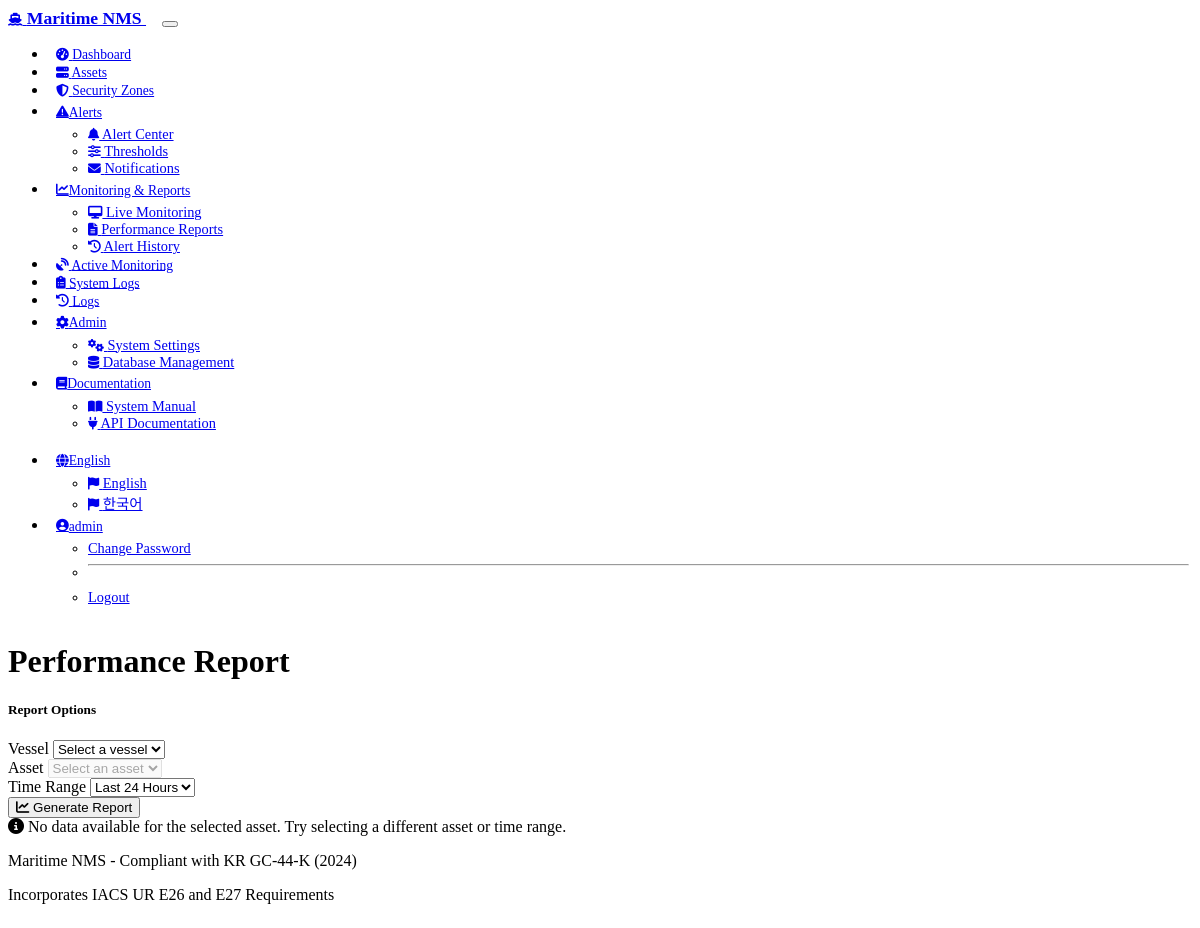
Page /reports/performance?asset_id=1 (signed in) on the earlier database version.
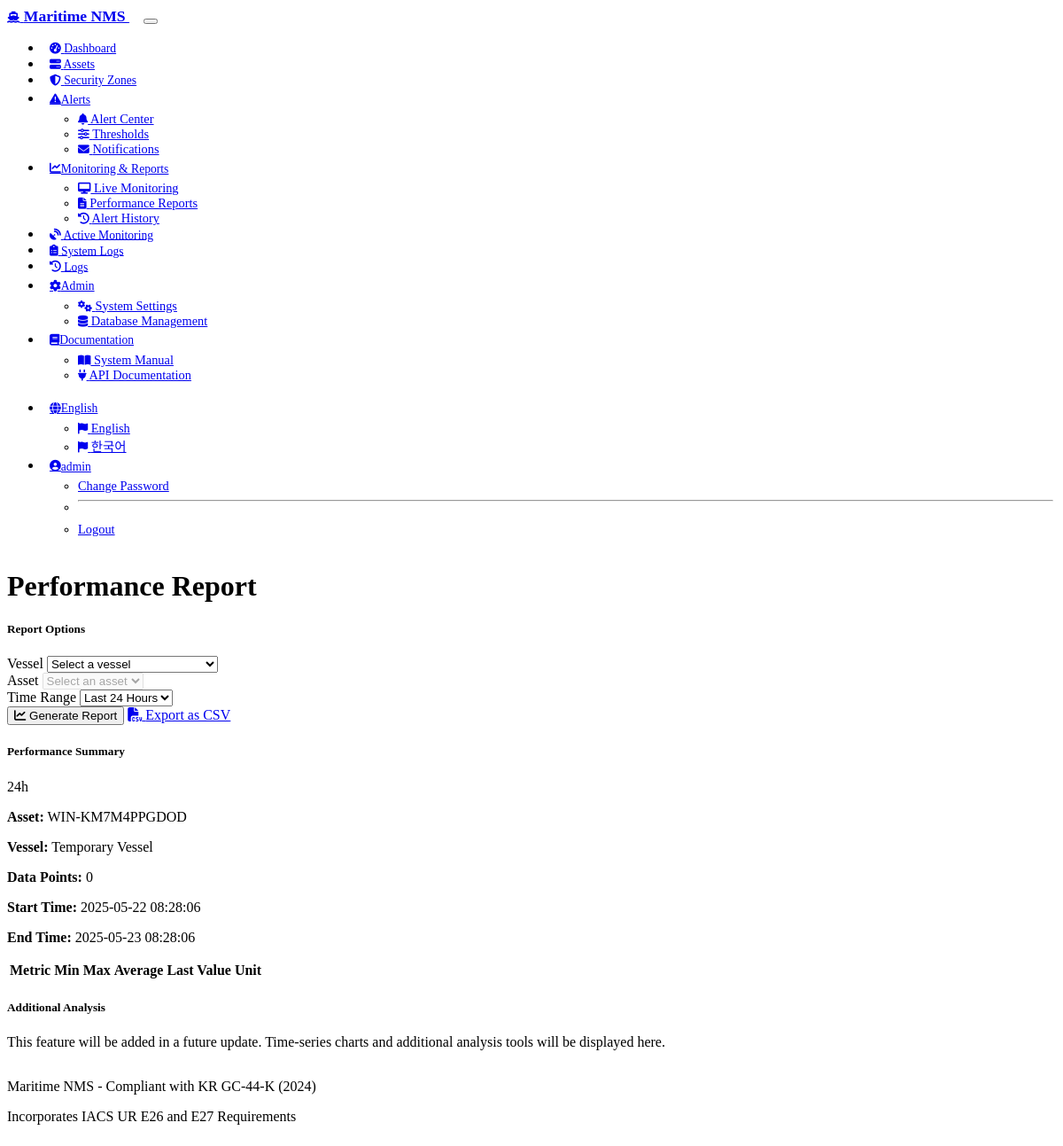
Same page on the later database version.
### models.py (models this page shows, shortened)
class CBSAsset(db.Model):
    id = db.Column(db.Integer, primary_key=True)
    name = db.Column(db.String(128), nullable=False)
    function = db.Column(db.Text)  # Brief function/purpose
    asset_type = db.Column(db.String(64))  # Hardware or Software
    manufacturer = db.Column(db.String(128))
    model = db.Column(db.String(128))
    serial_number = db.Column(db.String(128))
    firmware_version = db.Column(db.String(64))
    software_version = db.Column(db.String(64))
    os_type = db.Column(db.String(64))
    os_version = db.Column(db.String(64))
    patch_level = db.Column(db.String(64))
    physical_location = db.Column(db.String(128))  # Can store IP address
    ip_address = db.Column(db.String(45))  # Dedicated IP address field
    mac_address = db.Column(db.String(17))  # MAC address for asset
    status = db.Column(db.String(20))  # online, offline, warning, critical, etc
    last_scan = db.Column(db.DateTime)  # Last time asset was scanned
    protocols = db.Column(db.String(256))  # Supported communication protocols
    interfaces = db.Column(db.Text)  # Physical interfaces (network, serial)
    installation_date = db.Column(db.Date)
    end_of_life_date = db.Column(db.Date)
    vessel_id = db.Column(db.Integer, db.ForeignKey('vessel.id'), nullable=True)
    security_zone_id = db.Column(db.Integer, db.ForeignKey('security_zone.id'), nullable=True)
    parent_asset_id = db.Column(db.Integer, db.ForeignKey('cbs_asset.id'), nullable=True)  # For software installed on hardware
    created_at = db.Column(db.DateTime, default=datetime.datetime.utcnow)
    updated_at = db.Column(db.DateTime, default=datetime.datetime.utcnow, onupdate=datetime.datetime.utcnow)
    vessel = db.relationship('Vessel', back_populates='assets', foreign_keys=[vessel_id])
    security_zone = db.relationship('SecurityZone', back_populates='assets')
    parent_asset = db.relationship('CBSAsset', remote_side=[id], backref='installed_software')
    alerts = db.relationship('Alert', back_populates='cbs_asset', cascade='all, delete-orphan')
    sensor_data = db.relationship('SensorData', back_populates='cbs_asset', cascade='all, delete-orphan')
    compensation_measures = db.relationship('CompensationMeasure', back_populates='cbs_asset', cascade='all, delete-orphan')

class Vessel(db.Model):
    id = db.Column(db.Integer, primary_key=True)
    name = db.Column(db.String(128), nullable=False)
    imo_number = db.Column(db.String(7), unique=True, nullable=False)
    call_sign = db.Column(db.String(10))
    vessel_type = db.Column(db.String(64))
    built_date = db.Column(db.Date)
    flag = db.Column(db.String(64))
    description = db.Column(db.Text)
    created_at = db.Column(db.DateTime, default=datetime.datetime.utcnow)
    updated_at = db.Column(db.DateTime, default=datetime.datetime.utcnow, onupdate=datetime.datetime.utcnow)
    assets = db.relationship('CBSAsset', back_populates='vessel', cascade='all, delete-orphan')
    security_zones = db.relationship('SecurityZone', back_populates='vessel', cascade='all, delete-orphan')
    alerts = db.relationship('Alert', back_populates='vessel', cascade='all, delete-orphan')
    sensor_data = db.relationship('SensorData', back_populates='vessel', cascade='all, delete-orphan')

### routes.py (the view, shortened to what this page needs)
@app.route('/reports/performance', methods=['GET', 'POST'])
@login_required
def performance_report():
    vessels = Vessel.query.all()
    assets = []
    selected_vessel_id = None
    selected_asset_id = None
    time_range = request.args.get('time_range', '24h')
    export_format = request.args.get('export', None)
    vessel_id = request.args.get('vessel_id', type=int)
    if vessel_id is None and request.method == 'POST':
        vessel_id = request.form.get('vessel_id', type=int)
    if vessel_id:
        selected_vessel_id = vessel_id
        assets = CBSAsset.query.filter_by(vessel_id=vessel_id).all()
    asset_id = request.args.get('asset_id', type=int)
    if asset_id is None and request.method == 'POST':
        asset_id = request.form.get('asset_id', type=int)
    if asset_id:
        selected_asset_id = asset_id
    if request.method == 'POST':
        time_range = request.form.get('time_range', '24h')
    report_data = None
    raw_data = None
    if selected_asset_id:
        report_data, raw_data = report_utils.get_performance_report(selected_asset_id, time_range)
    return render_template('performance_report.html',
                          vessels=vessels,
                          assets=assets,
                          selected_vessel_id=selected_vessel_id,
                          selected_asset_id=selected_asset_id,
                          time_range=time_range,
                          report_data=report_data,
                          raw_data=raw_data)

### app.py (called while the page is built)
@app.before_request
def before_request():
    if 'lang' in request.args:
        session['lang'] = request.args.get('lang')
    if 'lang' not in session:
        session['lang'] = 'en'  # Default to English

    @login_manager.user_loader
    def load_user(user_id):
        return User.query.get(int(user_id))

### models.py (called while the page is built)
    @property
    def is_active(self):
        return self.active

### templates/performance_report.html (shortened to what the changed rows need)
{% extends 'layout.html' %}
{% block content %}
<div class="container-fluid py-4">
    <div class="d-flex justify-content-between align-items-center mb-4">
        <h1 class="mb-0">{% if session['lang'] == 'ko' %}성능 리포트{% else %}Performance Report{% endif %}</h1>
    </div>
    <div class="row">
        <div class="col-md-4 mb-4">
            <div class="card shadow-sm">
                <div class="card-body">
                    <form method="POST" action="{{ url_for('performance_report') }}">
                        <div class="d-grid gap-2">
                            <button type="submit" class="btn btn-primary">
                                <i class="fas fa-chart-line me-1"></i> {% if session['lang'] == 'ko' %}리포트 생성{% else %}Generate Report{% endif %}
                            </button>
                            {% if report_data %}
                            <a href="{{ url_for('performance_report', vessel_id=selected_vessel_id, asset_id=selected_asset_id, time_range=time_range, export='csv') }}" class="btn btn-outline-secondary">
                                <i class="fas fa-file-csv me-1"></i> {% if session['lang'] == 'ko' %}CSV로 내보내기{% else %}Export as CSV{% endif %}
                            </a>
                            {% endif %}
                        </div>
                    </form>
                </div>
            </div>
        </div>
        <div class="col-md-8">
            {% if report_data %}
                <div class="card shadow-sm mb-4">
                    <div class="card-header d-flex justify-content-between align-items-center">
                        <h5 class="mb-0">{% if session['lang'] == 'ko' %}성능 요약{% else %}Performance Summary{% endif %}</h5>
                        <span class="badge bg-primary">{{ time_range }}</span>
                    </div>
                    <div class="card-body">
                        <div class="row mb-3">
                            <div class="col-md-6">
                                <p class="mb-1"><strong>{% if session['lang'] == 'ko' %}자산{% else %}Asset{% endif %}:</strong> {{ report_data.asset_name }}</p>
                                <p class="mb-1"><strong>{% if session['lang'] == 'ko' %}선박{% else %}Vessel{% endif %}:</strong> {{ report_data.vessel_name }}</p>
                                <p class="mb-1"><strong>{% if session['lang'] == 'ko' %}데이터 포인트{% else %}Data Points{% endif %}:</strong> {{ report_data.data_points }}</p>
                            </div>
                            <div class="col-md-6">
                                <p class="mb-1"><strong>{% if session['lang'] == 'ko' %}시작 시간{% else %}Start Time{% endif %}:</strong> {{ report_data.start_time|replace("T", " ")|replace("Z", "") }}</p>
                                <p class="mb-1"><strong>{% if session['lang'] == 'ko' %}종료 시간{% else %}End Time{% endif %}:</strong> {{ report_data.end_time|replace("T", " ")|replace("Z", "") }}</p>
                            </div>
                        </div>
                        <div class="table-responsive">
                            <table class="table table-striped table-hover">
                                <thead class="table-light">
                                    <tr>
                                        <th>{% if session['lang'] == 'ko' %}측정항목{% else %}Metric{% endif %}</th>
                                        <th>{% if session['lang'] == 'ko' %}최소값{% else %}Min{% endif %}</th>
                                        <th>{% if session['lang'] == 'ko' %}최대값{% else %}Max{% endif %}</th>
                                        <th>{% if session['lang'] == 'ko' %}평균{% else %}Average{% endif %}</th>
                                        <th>{% if session['lang'] == 'ko' %}마지막 값{% else %}Last Value{% endif %}</th>
                                        <th>{% if session['lang'] == 'ko' %}단위{% else %}Unit{% endif %}</th>
                                    </tr>
                                </thead>
                            </table>
                        </div>
                    </div>
                </div>
                <div class="card shadow-sm">
                    <div class="card-header">
                        <h5 class="mb-0">{% if session['lang'] == 'ko' %}추가 분석{% else %}Additional Analysis{% endif %}</h5>
                    </div>
                    <div class="card-body">
                        <p class="text-muted mb-0">
                            {% if session['lang'] == 'ko' %}
                            이 기능은 향후 업데이트에서 추가될 예정입니다. 여기에 시계열 차트와 추가 분석 도구가 표시됩니다.
                            {% else %}
                            This feature will be added in a future update. Time-series charts and additional analysis tools will be displayed here.
                            {% endif %}
                        </p>
                    </div>
                </div>
            {% elif selected_asset_id %}
                <div class="alert alert-info">
                    <i class="fas fa-info-circle me-2"></i>
                    {% if session['lang'] == 'ko' %}
                    선택한 자산에 대한 데이터가 없습니다. 다른 자산이나 시간 범위를 선택해 보세요.
                    {% else %}
                    No data available for the selected asset. Try selecting a different asset or time range.
                    {% endif %}
                </div>
            {% endif %}
        </div>
    </div>
</div>
{% endblock %}

Differences in the rows shown:
added CBSAsset: asset_name "WIN-KM7M4PPGDOD"
added Vessel: vessel_name "Temporary Vessel"
Other differences:
{{ time_range }}: (not shown) → "24h"
{{ report_data.data_points }}: (not shown) → "0"
{{ report_data.start_time|replace("T", " ")|replace("Z", "") }}: (not shown) → "2025-05-22 08:28:06"
{{ report_data.end_time|replace("T", " ")|replace("Z", "") }}: (not shown) → "2025-05-23 08:28:06"
text no longer shown: "No data available for the selected asset. Try selecting a different asset or time range."
text now shown: "Export as CSV Performance Summary Asset : Vessel : Data Points : Start Time : End Time : Metric Min Max Average Last Value Unit Additional Analysis This feature will be added in a future update. Time-series charts and additional analysis tools will be displayed here."
